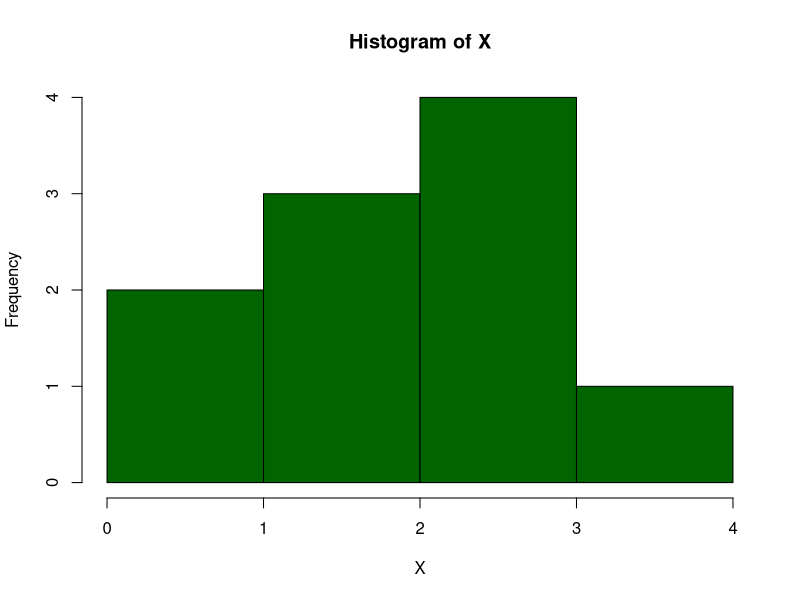
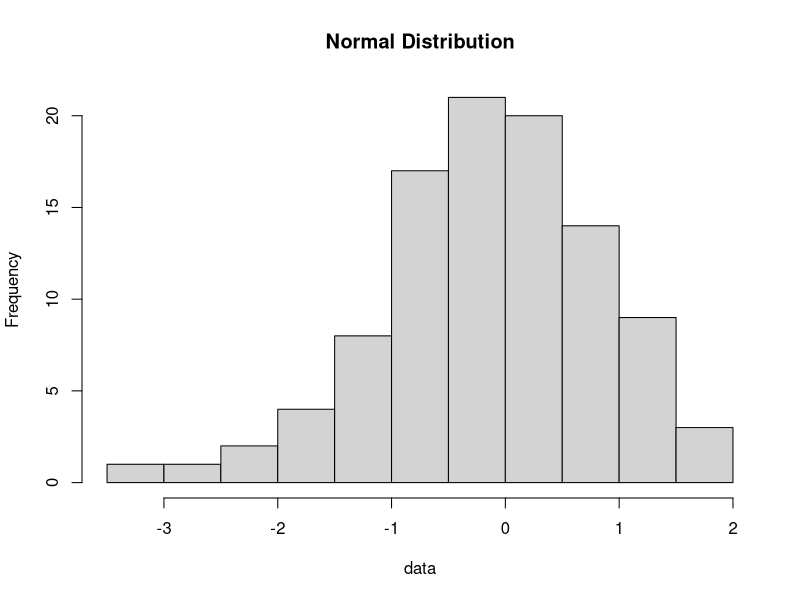
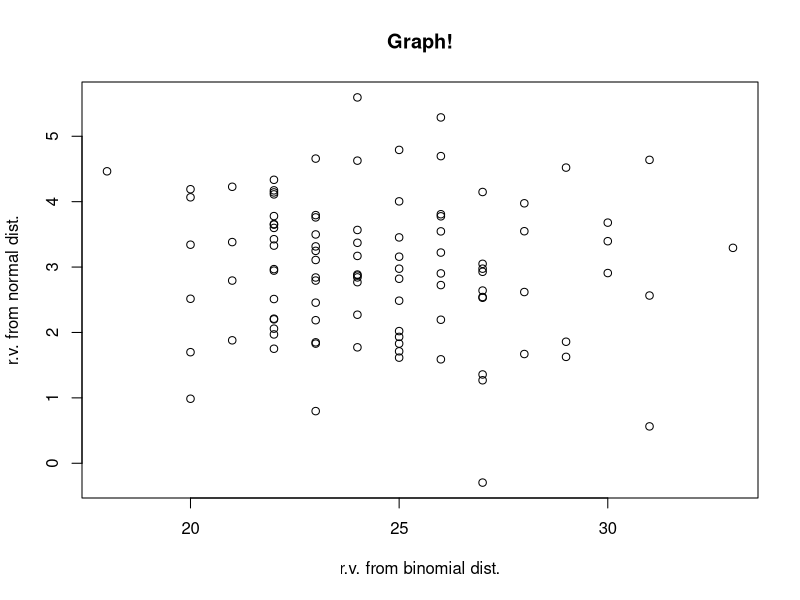
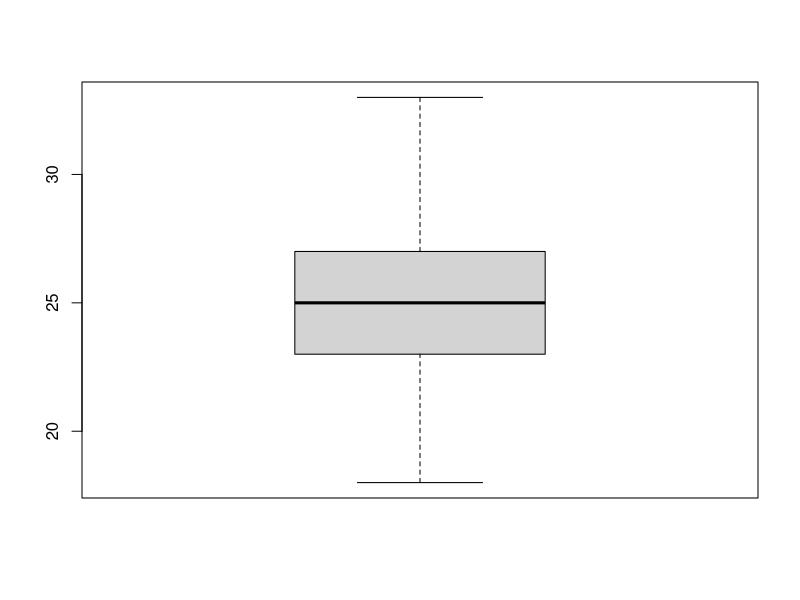
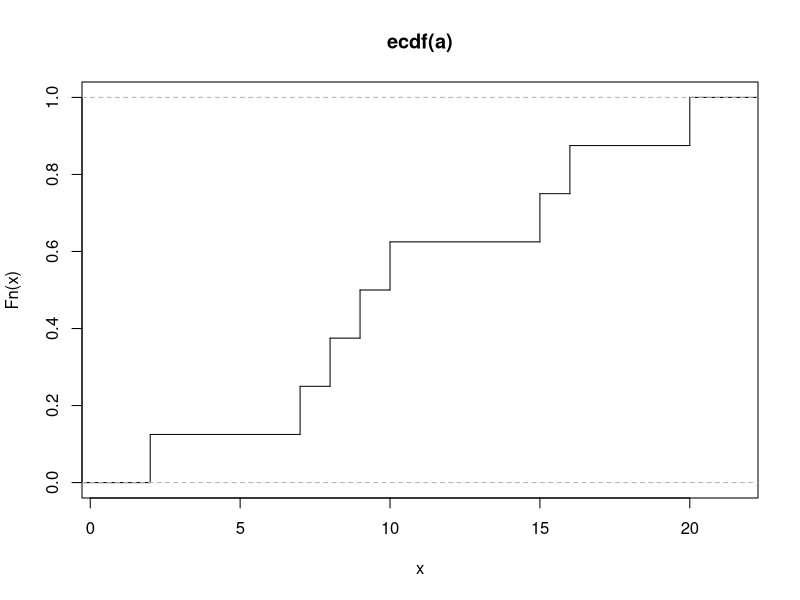

These charts were generated, in order, by the following R code:
## ---- chunk 1
wild <- c(1, 1, 2, 2, 2, 3, 3, 3, 3, 4)
hist(wild, breaks = 0:4, col = "darkgreen", xlab = "X", main = "Histogram of X")
## ---- chunk 2
values <- c(1, 1, 2, 2, 2, 3, 3, 3, 3, 4)
# There are 2 1s in the values vector
sum(values == 1)
## ---- chunk 3
# Suppose we are rolling a die
x <- c(1, 2, 3, 4, 5, 6)
# The probability of rolling any of them is 1/6
probabilities <- rep(1/6, each = 6)

# What is the average value of the die in the long run? (This is the expected value)
expected_value <- 0 
for (i in 1:length(x)) {
    expected_value <- expected_value + (x[i] * probabilities[i])
}
print(paste("Expected value:", expected_value))

# Now suppose we roll the die just 10 times, what is the average? (This is the mean)
rolls <- c(5, 2, 6, 2, 2, 1, 2, 3, 6, 1)
print(paste("Mean: ", mean(rolls)))
## ---- chunk 4
# Sample of 100 normally distributed numbers
data <- rnorm(100)
hist(data, main = "Normal Distribution")
## ---- chunk 5
a <- rbinom(100, 50, 0.5)
b <- rnorm(100, 3.0, 1.0)
plot(a, b, xlab="r.v. from binomial dist.", ylab = "r.v. from normal dist.", main = "Graph!")
## ---- chunk 6
a <- rbinom(100, 50, 0.5)
boxplot(a)
## ---- chunk 7
a <- c(2, 7, 8, 9, 10, 15, 16, 20)
plot(ecdf(a), verticals = T, do.points = F)
